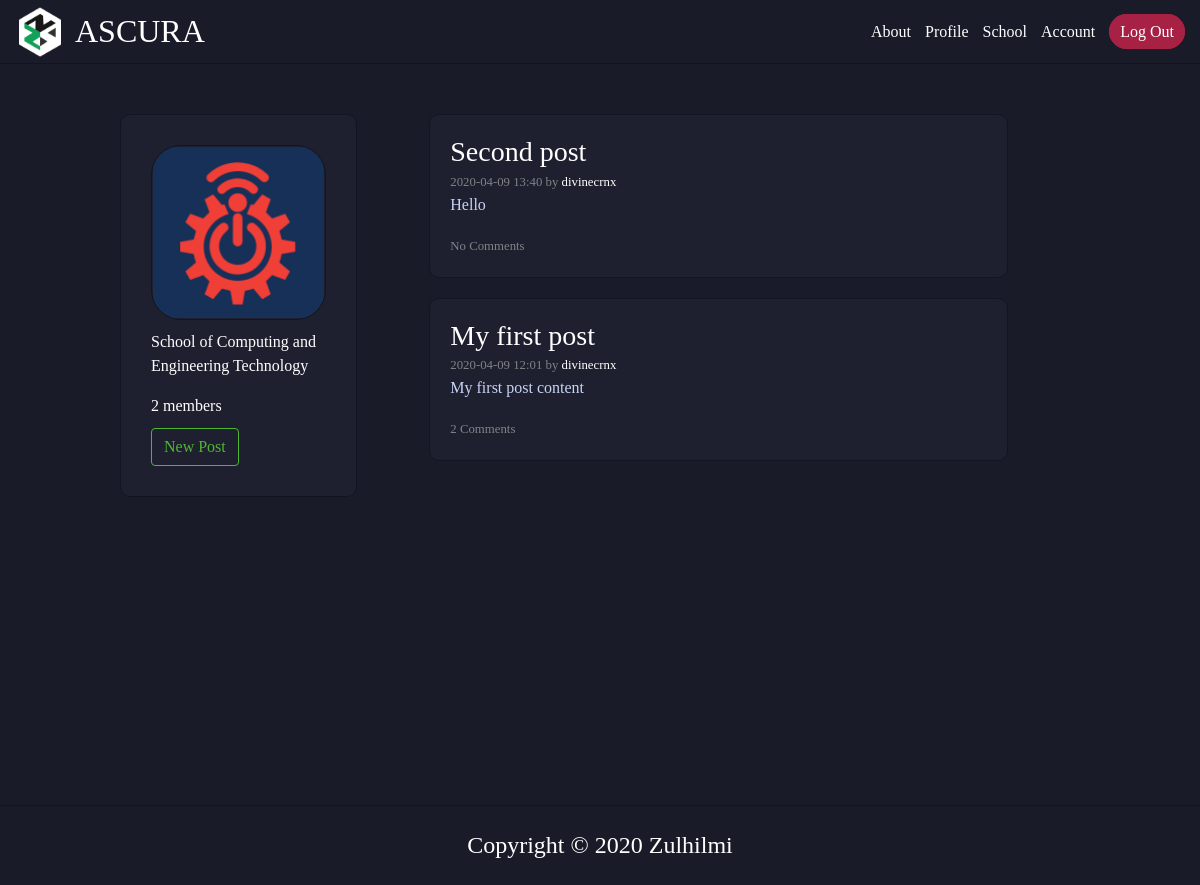
Page /scet (signed in) on the earlier database version.
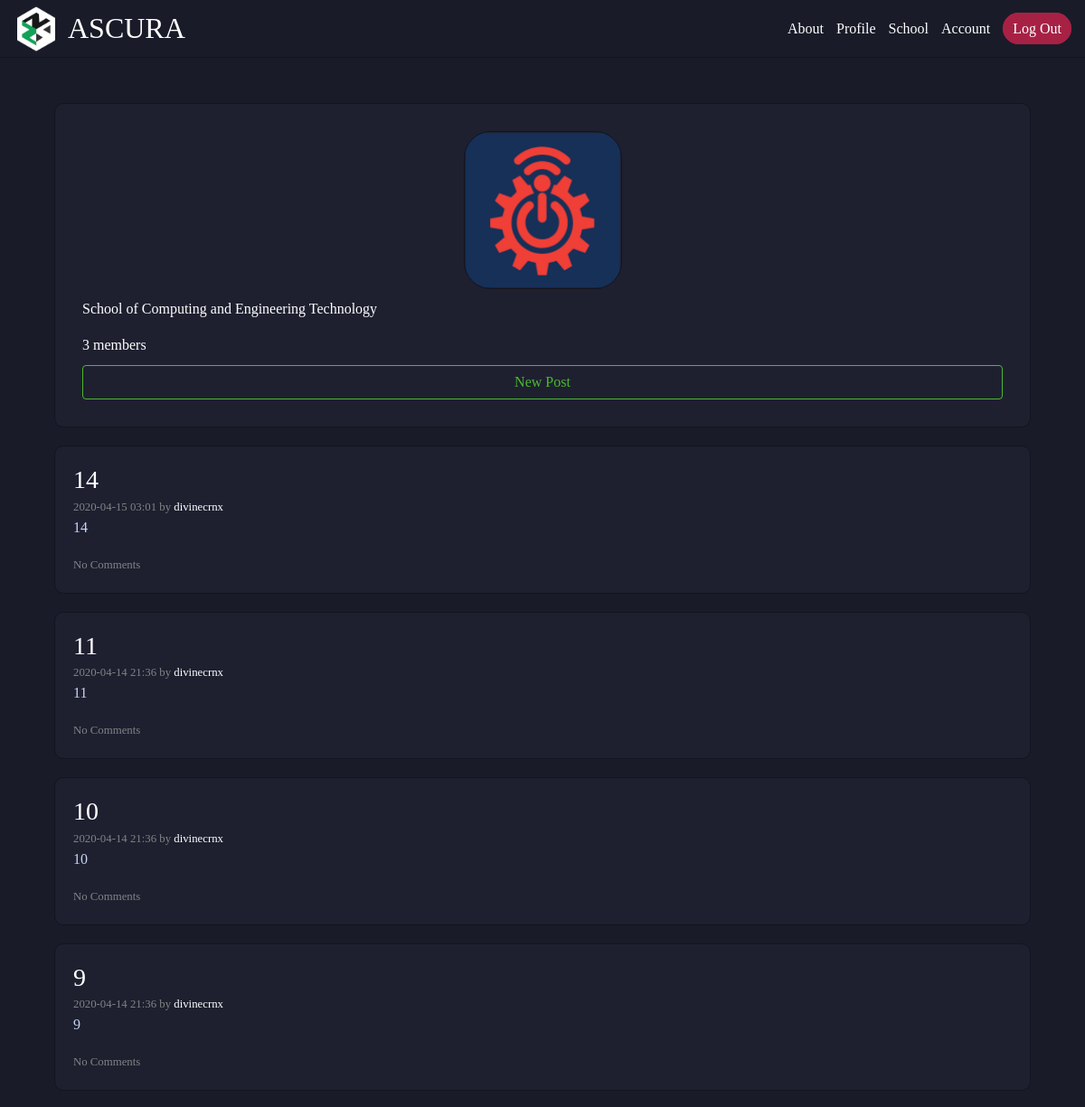
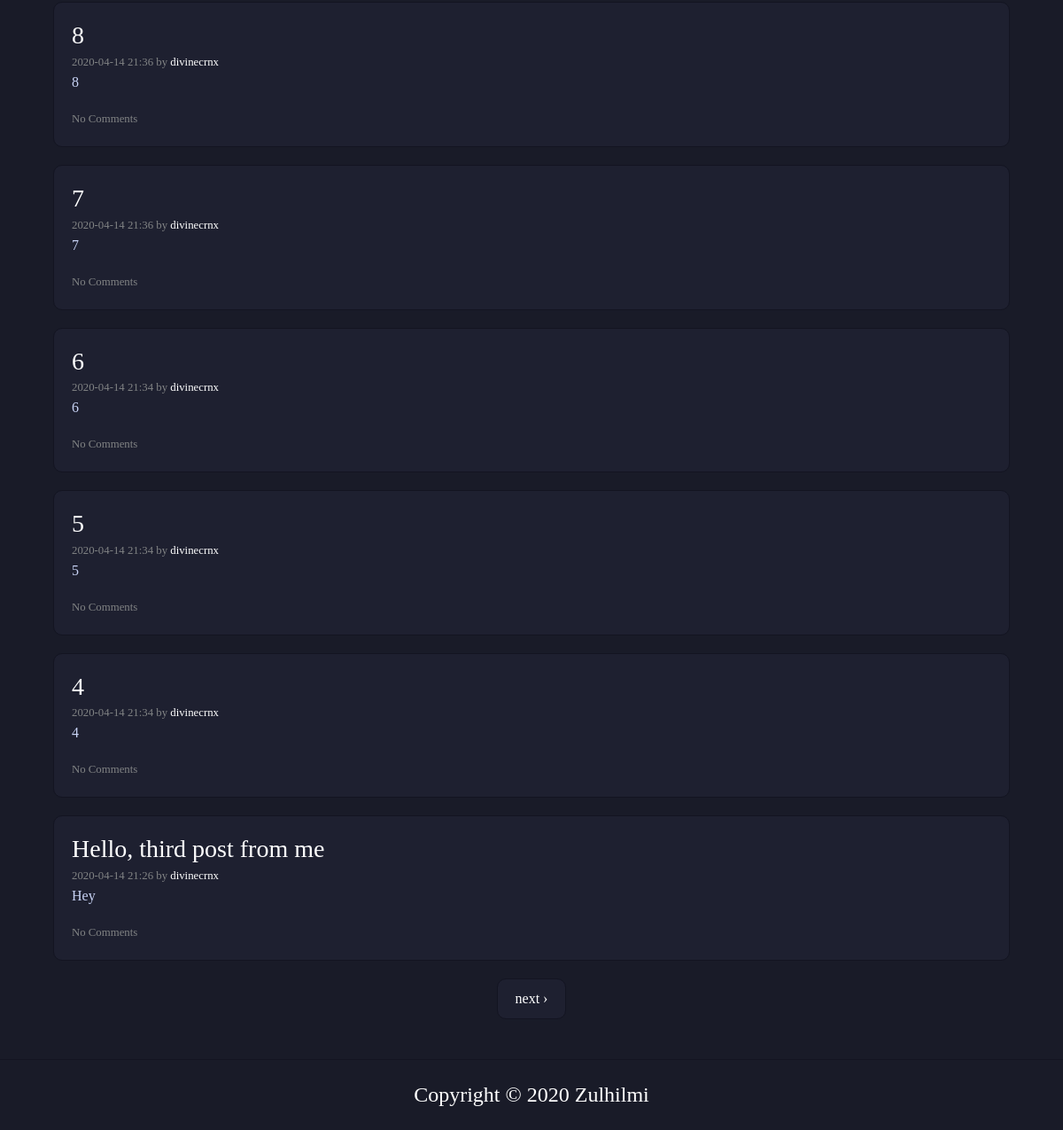
Same page on the later database version (2 pictures, top to bottom).
### ascura/models.py (models this page shows, shortened)
class Post(db.Model):
    id = db.Column(db.Integer, primary_key=True)
    title = db.Column(db.String(100), nullable=False)
    date_posted = db.Column(db.DateTime, nullable=False, default=get_time)
    content = db.Column(db.Text, nullable=False)
    user_id = db.Column(db.Integer, db.ForeignKey('user.id'), nullable=False)
    school_id = db.Column(db.Integer, db.ForeignKey('school.id'), nullable=False)
    comments = db.relationship('Comment', backref='post', lazy=True)

class User(db.Model, UserMixin):
    id = db.Column(db.Integer, primary_key=True)
    first_name = db.Column(db.String(30), nullable=False)
    last_name = db.Column(db.String(30), nullable=False)
    username = db.Column(db.String(14), unique=True, nullable=False)
    email = db.Column(db.String(120), unique=True, nullable=False)
    password = db.Column(db.String(60), nullable=False)
    image_file = db.Column(db.String(20), nullable=False, default='default.jpg')
    short_desc = db.Column(db.String(70), nullable=False, default="Hi there, I'm new to Ascura.")
    long_desc = db.Column(db.String(450), nullable=False, default="No information given")
    interests = db.Column(db.String(100), nullable=False, default="This user has not specified any interests.")
    school_id = db.Column(db.Integer, db.ForeignKey('school.id'), nullable=False)
    course_id = db.Column(db.Integer, db.ForeignKey('course.id'), nullable=True) # Faculty members don't need this
    semester = db.Column(db.String(2), nullable=True) # Faculty members don't need this
    role_id = db.Column(db.Integer, db.ForeignKey('role.id'), nullable=False, default=1) # Default student role
    u_type = db.Column(db.Integer, db.ForeignKey('usertype.id'), nullable=False, default=3) # Default user type normal
    posts = db.relationship('Post', backref='author', lazy=True)
    comments = db.relationship('Comment', backref='author', lazy=True)

### ascura/routes.py (the view)
@app.route("/<string:school>", methods=['GET'])
@login_required
def school_page(school):
    if not determine_school(school):
        return redirect(url_for('home'))
    school_img = url_for('static', filename='images/' + school + 'logo.png')
    new_post_link = url_for('new_post', school=school)
    school_id = get_school_id(school)
    page = request.args.get('page', 1, type=int)
    school_n = School.query.filter(School.id==school_id).first()
    members = User.query.filter(User.school_id==school_id).all()
    posts = Post.query.filter(Post.school_id==school_id).order_by(Post.date_posted.desc()).paginate(page=page, per_page=10)
    comments = Comment.query.filter(Comment.school_id==school_id).all()
    return render_template('school.html', title=school.upper(), school_n=school_n,\
        members=len(members), page=page,\
        school_img=school_img,\
        new_post_link=new_post_link,\
        posts=posts, comments=comments)

### ascura/models.py (called while the page is built)
@login_manager.user_loader
def load_user(user_id):
    return User.query.get(user_id)

### ascura/routes.py (called while the page is built)
def determine_school(school):
    schools = ['scet', 'smart', 'sbm', 'shtm', 'saat', 'sss']
    if school in schools:
        return True
    else:
        return False

def get_school_id(school):
    if school == 'scet':
        school_id = 1
    elif school == 'smart':
        school_id = 2
    elif school == 'sbm':
        school_id = 3
    elif school == 'shtm':
        school_id = 4
    elif school == 'saat':
        school_id = 5
    elif school == 'sss':
        school_id = 6
    return school_id

### ascura/templates/school.html (shortened to what this page needs)
{% extends 'layout.html' %}
{% block body %}
    <div id="main-container">
        <div id="school-wall">
            {% include './includes/_school-content.html' %}
            <div id="school-info">
                {% for post in posts.items %}
                    <div class="s-post">
                        <h3><a href="{{ url_for('post', school=post.school.school_name|lower, post_id=post.id) }}">{{ post.title }}</a></h3>
                        <small class="s-post-stat" >{{ post.date_posted.strftime('%Y-%m-%d %H:%M') }} by <a href="{{ url_for('user_page', username=post.author.username) }}">{{ post.author.username }}</a></small>
                        <p class="s-post-c" >{{ post.content }}</p>
                        {% set comments_count = [] %}
                        {% if comments_count|length == 1 %}
                            <small class="s-post-stat">{{ comments_count|length }} Comment</small>
                        {% elif comments_count|length == 0 %}
                            <small class="s-post-stat">No Comments</small>
                        {% else %}
                            <small class="s-post-stat">{{ comments_count|length }} Comments</small>
                        {% endif %}
                    </div>
                {% endfor %}
                {% if posts.pages > 1 %}
                    <div class="std-div user-pagination">
                        {% if page < posts.pages %}
                            <div class="page-next">
                                <a href="{{ url_for('school_page', school=title.lower(), page=page + 1) }}">next ›</a>
                            </div>
                        {% endif %}
                    </div>
                {% endif %}
            </div>
        </div>
    </div>
{% endblock %}

### ascura/templates/includes/_school-content.html
<div id="school-content">
    <div id="school-pp-container">
        <img id="school-pp" src="{{ school_img }}" alt="">
    </div>
    <p id="school-title">{{ school_n.school_name_full }}</p>
    <div class="school-member-count">
        <a class="school-m-count" href="{{ url_for('school_s_list', school=school_n.school_name.lower()) }}">{{ members }}<span> {{ 'members' if members > 1 or members == 0 else 'member'}}</span></a>
    </div>
    {% if current_user.school.school_name == title %}
        {% if is_post and is_update %}
            <div id="school-p-button">
                <a href="{{ url_for('post', school=school_n.school_name|lower, post_id=post.id) }}" class="btn btn-outline-info btn-info-asc">Back to post</a>
            </div>
        {% elif is_post %}
            <div id="school-p-button">
                <a href="{{ url_for('school_page', school=school_n.school_name|lower) }}" class="btn btn-outline-info btn-info-asc">Back to posts</a>
            </div>
        {% else %}
            <div id="school-p-button">
                <a href="{{ new_post_link }}" class="btn btn-outline-info btn-info-asc">New Post</a>
            </div>
        {% endif %}
    {% endif %}
</div>

Differences in the rows shown:
no longer on this page (row unchanged): Post: title "Second post", date_posted "2020-04-09 13:40", author.username "divinecrnx", content "Hello", shows "No Comments"
no longer on this page (row unchanged): Post: title "My first post", date_posted "2020-04-09 12:01", author.username "divinecrnx", content "My first post content", comments_count "2"
added Post: title "14", date_posted "2020-04-15 03:01", author.username "divinecrnx", content "14", shows "No Comments"
added Post: title "11", date_posted "2020-04-14 21:36", author.username "divinecrnx", content "11", shows "No Comments"
added Post: title "10", date_posted "2020-04-14 21:36", author.username "divinecrnx", content "10", shows "No Comments"
added Post: title "9", date_posted "2020-04-14 21:36", author.username "divinecrnx", content "9", shows "No Comments"
added Post: title "8", date_posted "2020-04-14 21:36", author.username "divinecrnx", content "8", shows "No Comments"
added Post: title "7", date_posted "2020-04-14 21:36", author.username "divinecrnx", content "7", shows "No Comments"
added Post: title "6", date_posted "2020-04-14 21:34", author.username "divinecrnx", content "6", shows "No Comments"
added Post: title "5", date_posted "2020-04-14 21:34", author.username "divinecrnx", content "5", shows "No Comments"
added Post: title "4", date_posted "2020-04-14 21:34", author.username "divinecrnx", content "4", shows "No Comments"
added Post: title "Hello, third post from me", date_posted "2020-04-14 21:26", author.username "divinecrnx", content "Hey", shows "No Comments"
Other differences:
{{ members }}: "2" → "3"
text now shown: "next ›"
